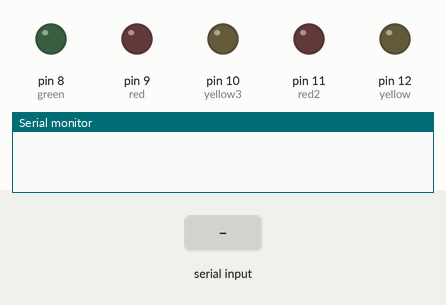
Recording of a sketch running on a simulated Arduino Uno, built with avr-gcc and run on an emulated ATmega328P. Parts: output pins drawn as LEDs (lit = HIGH), the last lines printed to the serial monitor. The inputs (shaded band) are chosen by the test bench.

Above: at 1.2 s.
1.3 s: "R" received over Serial
At 1.7 s:
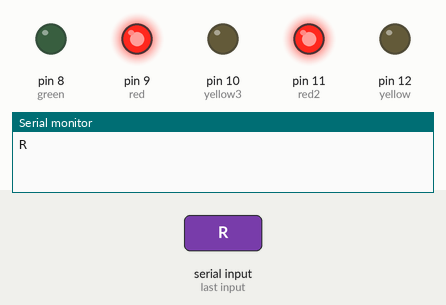
2.8 s: "Y" received over Serial
At 4.0 s:
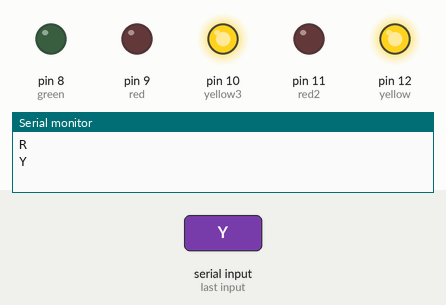
4.3 s: "G" received over Serial
At 5.2 s:
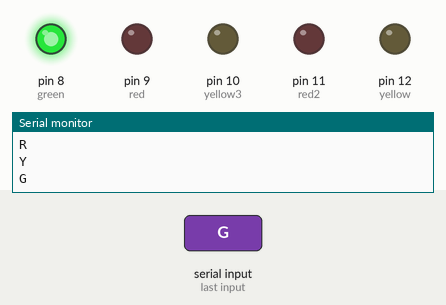
Timing chart, 0 to 7.3 s (numbered marks = the images above; inputs shaded):
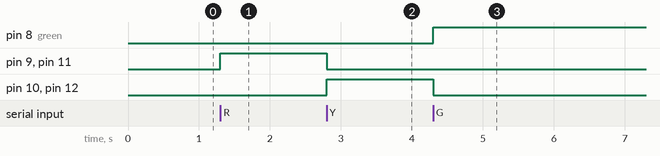

The sketch:

speechRecognitionLED.ino
```cpp
int red = 9;
int yellow = 12;
int red2 = 11;
int yellow3 = 10;
int green= 8;


// Using http://slides.justen.eng.br/python-e-arduino as refference

void setup() {
    pinMode(red, OUTPUT);
    pinMode(yellow, OUTPUT);
    pinMode(red2, OUTPUT);
    pinMode(yellow3, OUTPUT);
    pinMode(green, OUTPUT);
    Serial.begin(9600);
}

void loop() {


    if (Serial.available()) {
        char serialListener = Serial.read();
        Serial.println(serialListener);
        if (serialListener == 'R') {

            digitalWrite(yellow, LOW);
            digitalWrite(yellow3, LOW);
            digitalWrite(green,LOW);
            digitalWrite(red, HIGH);
            digitalWrite(red2, HIGH);


        }
        else if (serialListener == 'Y') {
            digitalWrite(green,LOW);
            digitalWrite(red, LOW);
            digitalWrite(red2, LOW);
            digitalWrite(yellow, HIGH);
            digitalWrite(yellow3, HIGH);
        }

        else if (serialListener =='G'){
            digitalWrite(red, LOW);
            digitalWrite(red2, LOW);
            digitalWrite(yellow, LOW);
            digitalWrite(yellow3, LOW);
            digitalWrite(green,HIGH);

        }

    }

}
```

Measured:
- after the input at 1.3 s, pin 9 (red), pin 11 (red2): LOW → HIGH at once
- after the input at 2.8 s, pin 9 (red), pin 11 (red2): HIGH → LOW at once; pin 10 (yellow3), pin 12 (yellow): LOW → HIGH at once
- after the input at 4.3 s, pin 8 (green): LOW → HIGH at once; pin 10 (yellow3), pin 12 (yellow): HIGH → LOW at once
